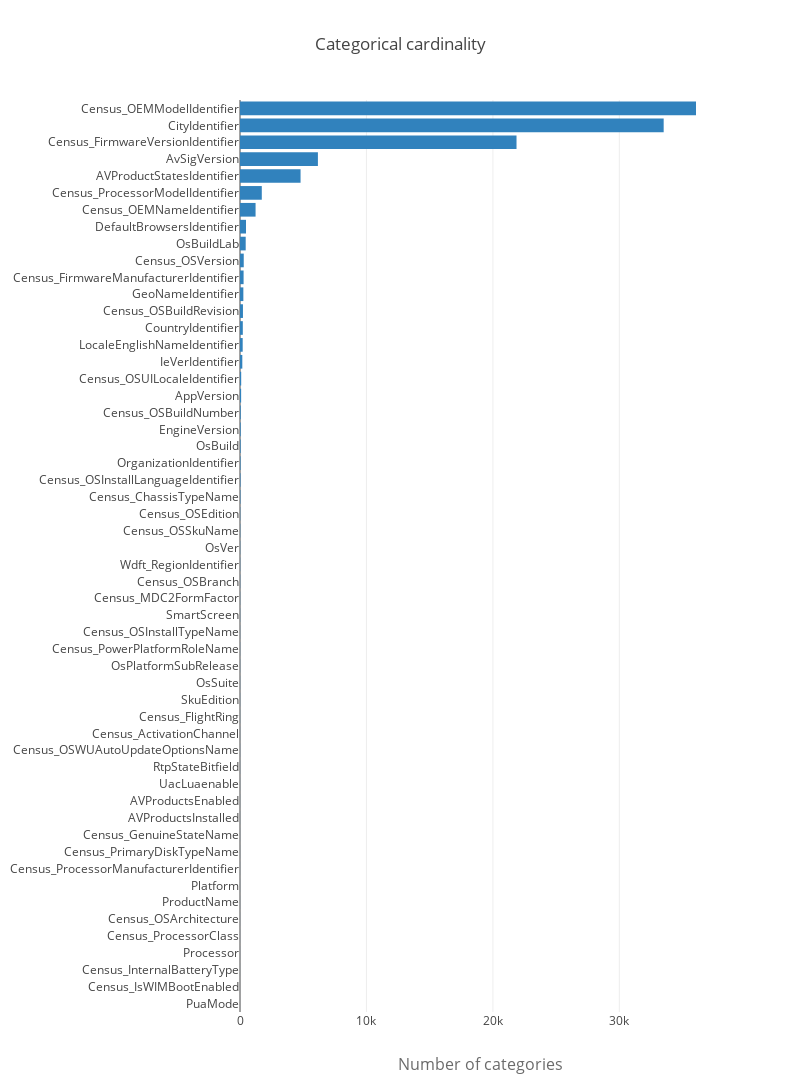

Here is the notebook cell this chart was saved with:
### Code cell
Cardinality = []
for cols in categorical_columns:
    if cols == 'MachineIdentifier':continue
    Cardinality.append([cols,train_df[cols].nunique()])
Cardinality.sort(key = lambda x:x[1],reverse = False)

trace = go.Bar(y=[x[0] for x in Cardinality],
               x=[x[1] for x in Cardinality],
               orientation='h', marker=dict(color='rgb(49,130,189)'), name='train')

layout = go.Layout(
    title='Categorical cardinality', height=1600, width=800,
    xaxis=dict(
        title='Number of categories',
        titlefont=dict(size=16, color='rgb(107, 107, 107)'),
        domain=[0.25, 1]
    ),
    barmode='group',
    bargap=0.1,
    bargroupgap=0.1
)

fig = go.Figure(data=[trace], layout=layout)
iplot(fig)

### Figure 1 — Plotly figure (JSON) as saved in the notebook; plotly's stock layout.template omitted (floating-point values rounded to 4 significant figures)
{"data": [{"marker": {"color": "rgb(49,130,189)"}, "name": "train", "orientation": "h", "type": "bar", "uid": "4c948518-e3a7-4fe4-8280-614cd526e3e8", "x": [1, 1, 2, 3, 3, 3, 4, 4, 4, 4, 4, 5, 5, 5, 6, 6, 6, 7, 8, 9, 9, 9, 9, 12, 12, 15, 15, 16, 20, 21, 33, 39, 43, 50, 54, 57, 89, 94, 183, 213, 222, 233, 265, 284, 296, 451, 477, 1231, 1723, 4789, 6161, 21867, 33503, 36060], "y": ["PuaMode", "Census_IsWIMBootEnabled", "Census_InternalBatteryType", "Processor", "Census_ProcessorClass", "Census_OSArchitecture", "ProductName", "Platform", "Census_ProcessorManufacturerIdentifier", "Census_PrimaryDiskTypeName", "Census_GenuineStateName", "AVProductsInstalled", "AVProductsEnabled", "UacLuaenable", "RtpStateBitfield", "Census_OSWUAutoUpdateOptionsName", "Census_ActivationChannel", "Census_FlightRing", "SkuEdition", "OsSuite", "OsPlatformSubRelease", "Census_PowerPlatformRoleName", "Census_OSInstallTypeName", "SmartScreen", "Census_MDC2FormFactor", "Census_OSBranch", "Wdft_RegionIdentifier", "OsVer", "Census_OSSkuName", "Census_OSEdition", "Census_ChassisTypeName", "Census_OSInstallLanguageIdentifier", "OrganizationIdentifier", "OsBuild", "EngineVersion", "Census_OSBuildNumber", "AppVersion", "Census_OSUILocaleIdentifier", "IeVerIdentifier", "LocaleEnglishNameIdentifier", "CountryIdentifier", "Census_OSBuildRevision", "GeoNameIdentifier", "Census_FirmwareManufacturerIdentifier", "Census_OSVersion", "OsBuildLab", "DefaultBrowsersIdentifier", "Census_OEMNameIdentifier", "Census_ProcessorModelIdentifier", "AVProductStatesIdentifier", "AvSigVersion", "Census_FirmwareVersionIdentifier", "CityIdentifier", "Census_OEMModelIdentifier"]}], "layout": {"bargap": 0.1, "bargroupgap": 0.1, "barmode": "group", "height": 1600, "title": {"text": "Categorical cardinality"}, "width": 800, "xaxis": {"domain": [0.25, 1], "title": {"font": {"color": "rgb(107, 107, 107)", "size": 16}, "text": "Number of categories"}}}}
